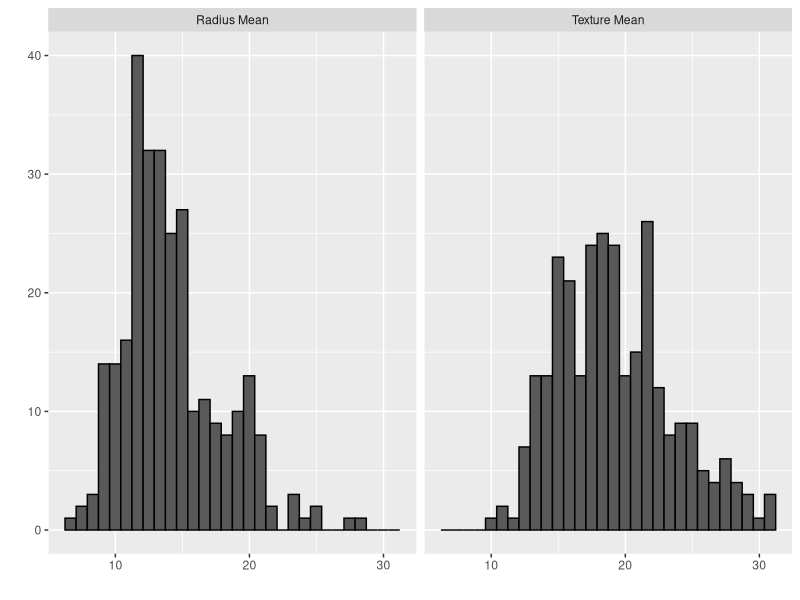
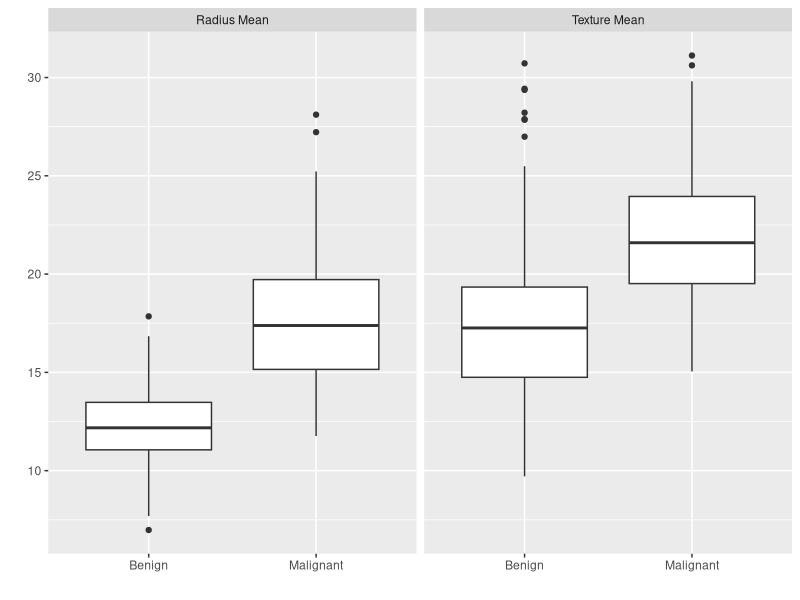
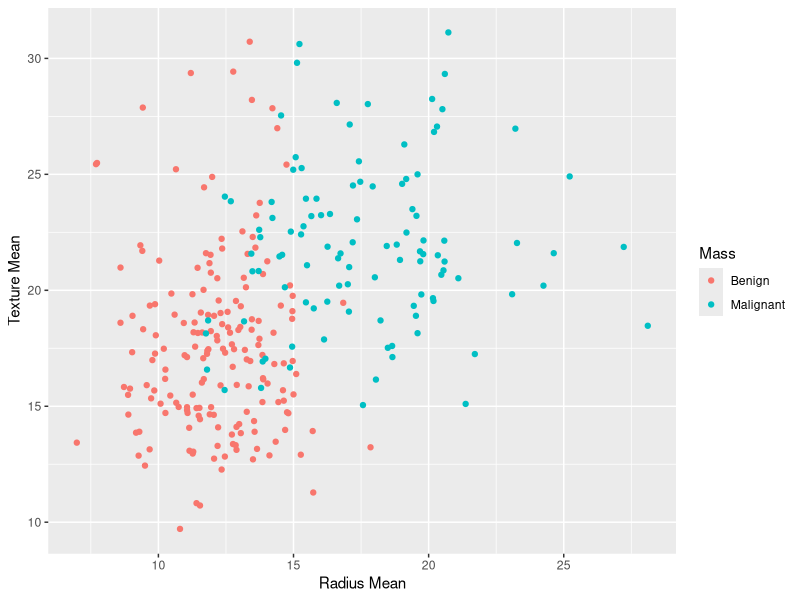
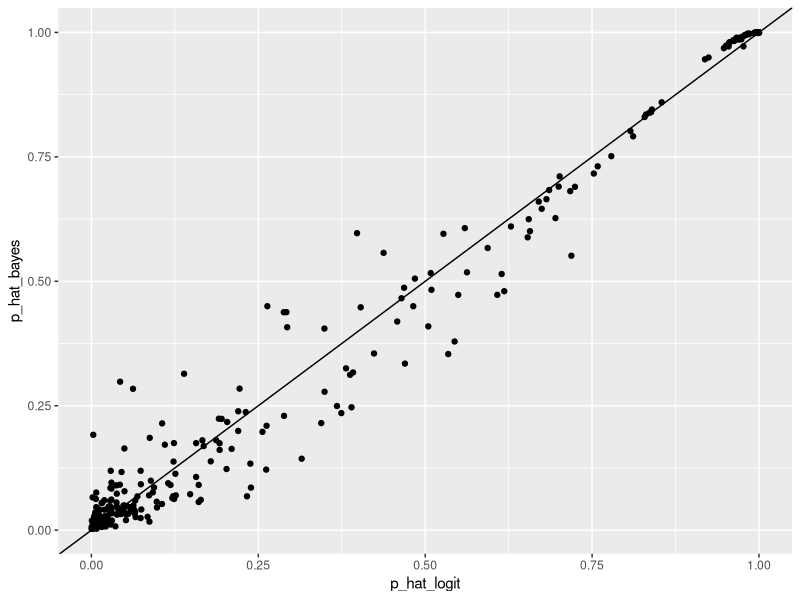
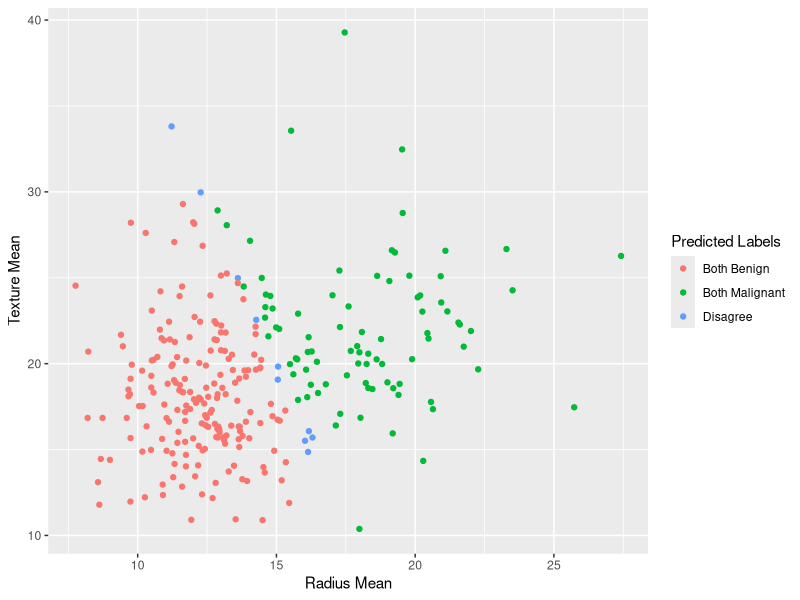

Write the R code that produced these figures, in order.
## ---- chunk 1
library(tidyverse)
library(caret)

library(dslabs)
data(brca)
## ---- chunk 2
dat = data.frame(labels = factor(ifelse(brca$y == "B", "Benign", "Malignant")), 
                 y = ifelse(brca$y == "B", 0, 1), 
                 radius_mean = brca$x[,"radius_mean"], 
                 texture_mean = brca$x[,"texture_mean"])
## ---- chunk 3
set.seed(260)
index_train = createDataPartition(y = dat$labels, 
                                  times = 1, p = 0.5, list = FALSE)
train_set = slice(dat, index_train)
test_set = slice(dat, -index_train)
## ---- chunk 4
train_set %>% summary()
## ---- chunk 5
mean(train_set$y)
## ---- chunk 6
train_set %>% 
  summarize(pi = mean(labels=="Malignant")) %>% 
  .$pi
## ---- chunk 7
train_set %>% 
  gather(feature_name, measurement, c("radius_mean", "texture_mean"))  %>% 
  ggplot(aes(measurement)) + 
  geom_histogram(color = "black") + 
  facet_wrap(~ feature_name, 
             labeller = as_labeller(c("radius_mean"="Radius Mean", 
                                      "texture_mean" = "Texture Mean"))) + 
  xlab("") + ylab("")
## ---- chunk 8
train_set %>% 
  gather(feature_name, measurement, c("radius_mean", "texture_mean"))  %>% 
  ggplot(aes(x = labels, y = measurement)) + 
  geom_boxplot() + 
  facet_wrap(~ feature_name, 
             labeller = as_labeller(c("radius_mean"="Radius Mean", 
                                      "texture_mean" = "Texture Mean"))) + 
  xlab("") + ylab("")
## ---- chunk 9
train_set %>% 
  ggplot(aes(x = radius_mean, y = texture_mean, color = labels)) + 
  geom_point() + 
  scale_color_discrete(name = "Mass") + 
  xlab("Radius Mean") + ylab("Texture Mean")
## ---- chunk 10
fit_logit = glm(y ~ radius_mean + texture_mean, 
                   data = train_set, family = "binomial")

p_hat_logit = predict(fit_logit, newdata = test_set, type = "response")
y_hat_logit = factor(ifelse(p_hat_logit > 0.5, "Malignant", "Benign"))

confusionMatrix(data = y_hat_logit, 
                reference = test_set$labels, 
                positive = "Malignant")
## ---- chunk 11
pi = mean(train_set$y)
## ---- chunk 12
params_radius = train_set %>% 
  group_by(labels) %>% 
  summarize(avg = mean(radius_mean), 
            sd = sd(radius_mean))

params_texture = train_set %>% 
  group_by(labels) %>% 
  summarize(avg = mean(texture_mean), 
            sd = sd(texture_mean))
## ---- chunk 13
f = test_set %>% 
  mutate(f0_radius = dnorm(radius_mean, 
                           params_radius$avg[1], params_radius$sd[1]), 
         f1_radius = dnorm(radius_mean, 
                           params_radius$avg[2], params_radius$sd[2]), 
         f0_texture = dnorm(texture_mean, 
                           params_texture$avg[1], params_texture$sd[1]), 
         f1_texture = dnorm(texture_mean, 
                           params_texture$avg[2], params_texture$sd[2]))
## ---- chunk 14
p_hat_bayes = f %>%
  mutate(p_hat_bayes = 
           f1_radius*f1_texture*pi / (f1_radius*f1_texture*pi + 
                                  f0_radius*f0_texture*(1-pi))) %>%
  .$p_hat_bayes
## ---- chunk 15
y_hat_bayes = factor(ifelse(p_hat_bayes > 0.5, "Malignant", "Benign"))

confusionMatrix(data = y_hat_bayes, 
                reference = test_set$labels, 
                positive = "Malignant")
## ---- chunk 16
qplot(p_hat_logit, p_hat_bayes) + geom_abline()
## ---- chunk 17
concordance_labels = case_when(
  y_hat_logit == "Benign" & y_hat_bayes == "Benign" ~ "Both Benign", 
  y_hat_logit == "Malignant" & y_hat_bayes == "Malignant" ~ "Both Malignant", 
  TRUE ~ "Disagree"
)
## ---- chunk 18
test_set %>% ggplot(aes(radius_mean, texture_mean, 
                        color = concordance_labels)) +
  geom_point() + 
  scale_color_discrete(name = "Predicted Labels") + 
  xlab("Radius Mean") + ylab("Texture Mean")
## ---- chunk 19
test_set %>% filter(concordance_labels == "Disagree")
